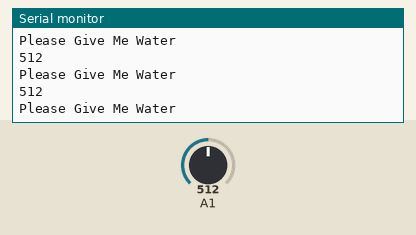
Bench run of a program on a simulated Arduino Nano, built with avr-gcc and run on an emulated ATmega328P. On the bench: the last lines printed to the serial monitor. Inputs (shaded band) come from the test bench; at power-on: A1 = 512. The audio player accepts every command and is not drawn.

Above: at 5.1 s.
5.2 s: A1 set to 294
At 6.2 s:
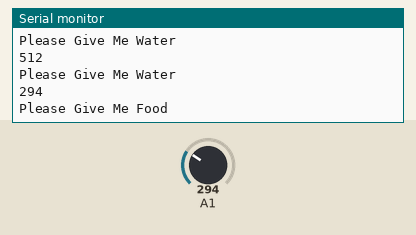
6.7 s: A1 set to 264
At 7.5 s:
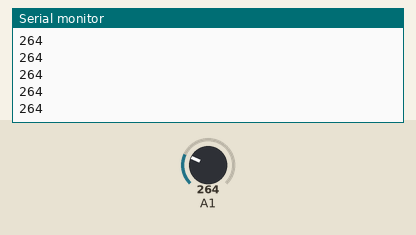
8.2 s: A1 set to 208
At 8.8 s:
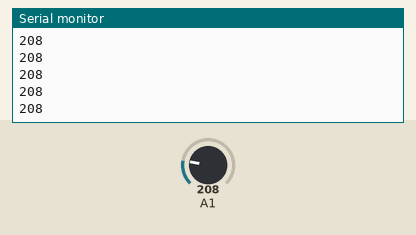
9.7 s: A1 set to 184
At 10.2 s:
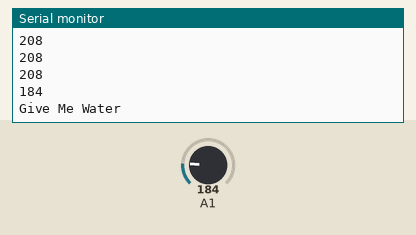
Timing chart, 0 to 12.7 s (numbered marks = the images above; inputs shaded):
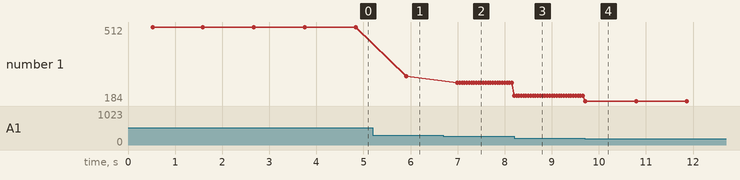

The program:

main.cpp
```cpp
#include <Arduino.h>
#include "SoftwareSerial.h"
#include "DFRobotDFPlayerMini.h"

DFRobotDFPlayerMini myDFPlayer;

void printDetail(uint8_t type, int value);
unsigned int f;
SoftwareSerial mySoftwareSerial(9,10);

void setup()
{

  Serial.begin(9600);
  mySoftwareSerial.begin(9600);
  Serial.println();
  Serial.println(F("Initializing DFPlayer..."));

  if (!myDFPlayer.begin(mySoftwareSerial)) {
    Serial.println(F("Unable to begin:"));
    Serial.println(F("1.Please recheck the connection!"));
    Serial.println(F("2.Please insert the SD card!"));
    while (true);
  }
  Serial.println(F("DFPlayer Mini online."));
  myDFPlayer.volume(30);

}

void loop()
{
  f = analogRead(1);
  Serial.println(f);
  if (f > 320)
  {
    Serial.println("Please Give Me Water");
    myDFPlayer.play(1);
    delay(1000);
  }
  else if ((f < 320) && (f > 280))
  {
    Serial.println("Please Give Me Food");
    myDFPlayer.play(2);
    delay(1000);
  }
  else if ((f < 200) && (f > 100))
  {
    Serial.println("Give Me Water");
    myDFPlayer.play(3);
    delay(1000);
  }
  else
  {
    if (f > 100)
      ;
  }
  delay(50);
}
```

Measured:
- the behaviour switches between 281 and 280 on A1 (found by bisection; images 1 and 2)
- the behaviour switches between 200 and 199 on A1 (found by bisection; images 3 and 4)
- after the input at 5.2 s, the serial monitor: prints a new line after 0.71 s (image 1)
- after the input at 6.7 s, the serial monitor: prints a new line after 0.29 s (image 2)
- after the input at 8.2 s, the serial monitor: prints a new line at once (image 3)
- after the input at 9.7 s, the serial monitor: prints a new line at once (image 4)
- plotted number 1: 512 → 294 after the input at 5.2 s, 294 → 264 after the input at 6.7 s, 264 → 208 after the input at 8.2 s, 208 → 184 after the input at 9.7 s
